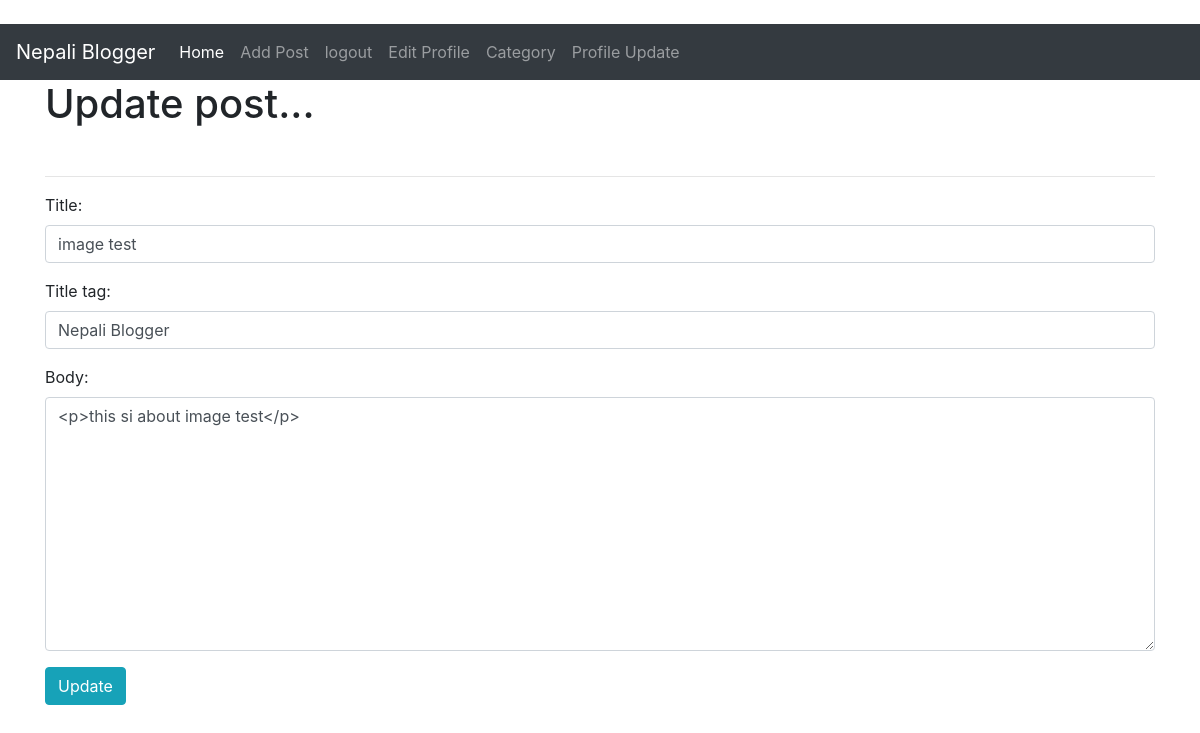
The app's page /article/update/22 (signed in) with its own data.
### myblog/models.py (models this page shows, shortened)
class Post(models.Model):
    title = models.CharField(max_length=100)
    title_tag = models.CharField(max_length=100,default="Nepali Blogger")
    author = models.ForeignKey(User,on_delete=models.CASCADE)
    image_upload = models.ImageField(null = True,blank=True,upload_to="images/")
    body = RichTextField(null=True,blank=True)
    post_date = models.DateField(auto_now_add=True)
    category = models.CharField(max_length=225,default='Coding')
    likes = models.ManyToManyField(User,related_name='blog_post')
    snippets = models.CharField(max_length=200,default="Click Here")

### myblog/views.py (the view)
# urls.py: path('article/update/<int:pk>',UpdatePostView.as_view(),name='update'),
class UpdatePostView(UpdateView):
    model = Post
    form_class = EditForm
    template_name = 'update_post.html'

### myblog/form.py
class EditForm(forms.ModelForm):
    class Meta:
        model = Post
        fields = ('title','title_tag','body')
        widgets = {
            'title': forms.TextInput(attrs={'class':'form-control','placeholder': 'Enter your title Here'}),
            'title_tag':forms.TextInput(attrs={'class':'form-control'}),
            'body':forms.Textarea(attrs={'class':'form-control'}),
        }

### myblog/templates/update_post.html (shortened to what this page needs)
{% extends 'base.html' %}
{% block content %}
{%if user.is_authenticated%}
{%if user.id == post.author.id%}
<h1>Update post...</h1>
<hr>
<div class = "form-group">
<form method="POST">
    {{form.as_p}}
    <button class = 'btn btn-info'>Update</button>
</div>
{% else %}
<strong>Sorry Brother You Are not Allowed Here</strong>
{% endif %}
{%else%}
<strong><h1>sorry</h1></strong>
{%endif%}
{% endblock content %}

### records on screen
Post: title "image test", title_tag "Nepali Blogger", body "<p>this si about image test</p>"
